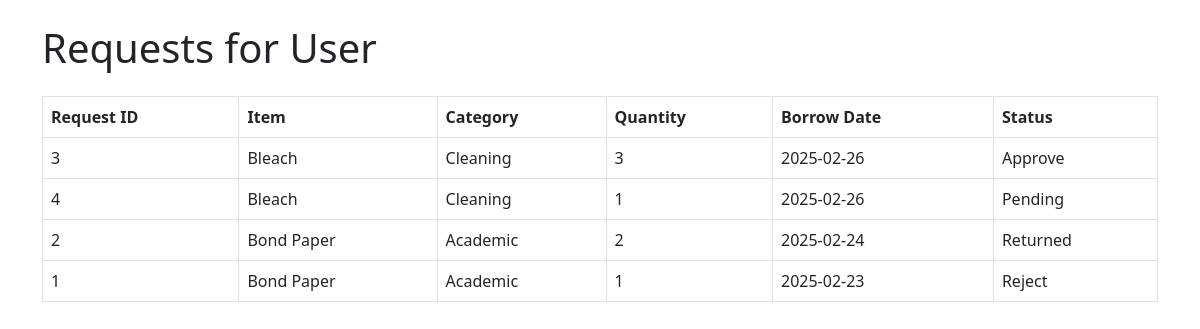
Page /approval/user_requests.php?userId=2 on the committed database.
### tables this page shows
CREATE TABLE `borrow` (
  `borrow_id` int(11) NOT NULL,
  `userId` int(11) NOT NULL,
  `item_id` int(11) NOT NULL,
  `category` enum('equipment','medical','academic','cleaning') NOT NULL,
  `quantity` int(11) NOT NULL,
  `borrow_date` date NOT NULL,
  `expected_return_date` date DEFAULT NULL,
  `status` varchar(20) DEFAULT 'pending'
);

### approval/user_requests.php (the view, shortened to what this page needs)
<?php
include '../config/conn.php';
$userId = isset($_GET['userId']) ? intval($_GET['userId']) : 0;
$user_borrow_sql = "SELECT b.borrow_id, b.userId, u.username, b.item_id, b.category, b.quantity, b.borrow_date, b.status,
                            CASE
                              WHEN b.category = 'equipment' THEN e.item_name
                              WHEN b.category = 'academic' THEN a.item_name
                              WHEN b.category = 'cleaning' THEN c.item_name
                            END AS item_name
                     FROM borrow b
                     LEFT JOIN users u ON b.userId = u.userId
                     LEFT JOIN item_equipment e ON b.item_id = e.item_id AND b.category = 'equipment'
                     LEFT JOIN academic_item a ON b.item_id = a.item_id AND b.category = 'academic'
                     LEFT JOIN cleaning_item c ON b.item_id = c.item_id AND b.category = 'cleaning'
                     WHERE b.userId = ?
                     ORDER BY b.borrow_date DESC";
$user_stmt = $conn->prepare($user_borrow_sql);
$user_stmt->bind_param("i", $userId);
$user_stmt->execute();
$user_result = $user_stmt->get_result();
?>
<!DOCTYPE html>
<html lang="en">
<head>
    <link href="https://cdn.jsdelivr.net/npm/bootstrap@5.3.0/dist/css/bootstrap.min.css" rel="stylesheet">
</head>
<body>
    <div class="container py-4">
        <h1 class="mb-4">Requests for <?php echo htmlspecialchars($_GET['username'] ?? 'User'); ?></h1>
        <table class="table table-bordered">
            <thead>
                <tr>
                    <th>Request ID</th>
                    <th>Item</th>
                    <th>Category</th>
                    <th>Quantity</th>
                    <th>Borrow Date</th>
                    <th>Status</th>
                </tr>
            </thead>
            <tbody>
                <?php while ($row = $user_result->fetch_assoc()): ?>
                    <tr>
                        <td><?php echo htmlspecialchars($row['borrow_id']); ?></td>
                        <td><?php echo htmlspecialchars($row['item_name']); ?></td>
                        <td><?php echo ucfirst(htmlspecialchars($row['category'])); ?></td>
                        <td><?php echo htmlspecialchars($row['quantity']); ?></td>
                        <td><?php echo date('Y-m-d', strtotime($row['borrow_date'])); ?></td>
                        <td><?php echo ucfirst(htmlspecialchars($row['status'])); ?></td>
                    </tr>
                <?php endwhile; ?>
            </tbody>
        </table>
    </div>
</body>
</html>

### rows in the picture
borrow: borrow_id "3", item_name "Bleach", category "Cleaning", quantity "3", borrow_date "2025-02-26", status "Approve"
borrow: borrow_id "4", item_name "Bleach", category "Cleaning", quantity "1", borrow_date "2025-02-26", status "Pending"
borrow: borrow_id "2", item_name "Bond Paper", category "Academic", quantity "2", borrow_date "2025-02-24", status "Returned"
borrow: borrow_id "1", item_name "Bond Paper", category "Academic", quantity "1", borrow_date "2025-02-23", status "Reject"

### other values in the picture
$_GET['username'] "User"
